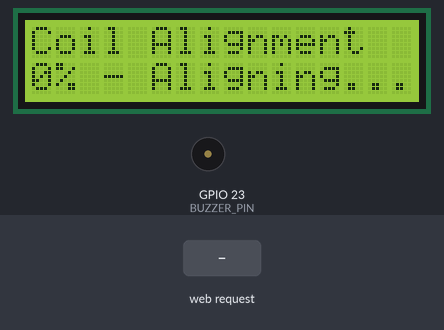
Recording of a sketch running on a simulated ESP32. Parts: 16×2 character LCD, buzzer (waves = sounding, pin HIGH). Inputs (shaded band) come from the test bench. WiFi joins after 1.5 s; servers stay silent unless stated; what the sketch prints to the serial monitor is not drawn.

Above: at 2.8 s.
2.9 s: HTTP request GET /update?percent=1 received
At 3.0 s:
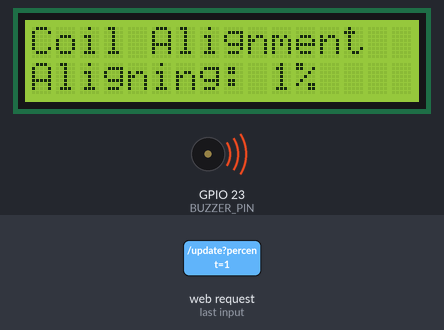
5.0 s: HTTP request GET /update?percent=0 received
At 5.9 s:
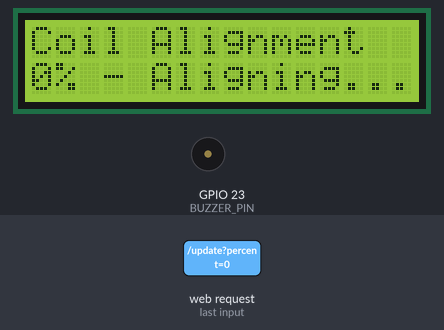
Timing chart, 0 to 8.0 s (numbered marks = the images above; inputs shaded):
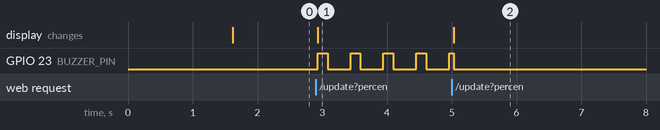

Measured:
- after the input at 2.9 s, GPIO 23 (BUZZER_PIN): alternates HIGH for 0.15 s and LOW for 0.36 s, starting at once; the display: changes at once (image 1)
- after the input at 5.0 s, the display: changes at once (image 2)

The sketch:

Node3_Car.ino
```cpp
/*
  VoltCharge Smart EV System — Node 3 (Electric Car)

  Board: ESP32 Dev Module
  Pin Configurations:
    - I2C LCD SDA   -> GPIO 21
    - I2C LCD SCL   -> GPIO 22
    - Buzzer Pin    -> GPIO 23 (Active HIGH)

  Dependencies:
    - LiquidCrystal_I2C Library
*/

#include <WiFi.h>
#include <WebServer.h>
#include <Wire.h>
#include <LiquidCrystal_I2C.h>

// Wi-Fi Credentials
const char* ssid = "Air";
const char* password = "99999999";

// Pin Declarations
const int BUZZER_PIN = 23;

// LCD Setup: 16 columns, 2 rows. Address 0x27 is standard.
LiquidCrystal_I2C lcd(0x27, 16, 2);

// State Variables
int alignmentPercent = 0;
bool longBeepTriggered = false;
bool longBeepActive = false;
unsigned long longBeepStartTime = 0;

// Intermittent Beep Variables (for 1% to 99% alignment)
unsigned long lastBeepToggleTime = 0;
bool buzzerState = false;
const int beepOnTime = 150;   // milliseconds buzzer is active during beep
const int beepOffTime = 350;  // milliseconds buzzer is silent during beep

WebServer server(80);

// Add CORS headers to response
void sendCORSHeaders() {
  server.sendHeader("Access-Control-Allow-Origin", "*");
  server.sendHeader("Access-Control-Allow-Methods", "GET,POST,OPTIONS");
  server.sendHeader("Access-Control-Allow-Headers", "Content-Type");
}

void handleOptions() {
  sendCORSHeaders();
  server.send(200, "text/plain", "");
}

// Update LCD screen contents based on alignment percentage
void updateLCD() {
  lcd.clear();
  lcd.setCursor(0, 0);
  lcd.print("Coil Alignment");

  lcd.setCursor(0, 1);
  if (alignmentPercent == 0) {
    lcd.print("0% - Aligning...");
  }
  else if (alignmentPercent == 100) {
    lcd.print("Aligned: 100%");
  }
  else {
    lcd.print("Aligning: ");
    lcd.print(alignmentPercent);
    lcd.print("%");
  }
}

// Endpoints
void handleStatus() {
  sendCORSHeaders();
  String json = "{\"status\":\"online\",\"alignment_pct\":" + String(alignmentPercent) + "}";
  server.send(200, "application/json", json);
}

void handleUpdate() {
  sendCORSHeaders();
  if (server.hasArg("percent")) {
    int newPercent = server.arg("percent").toInt();
    if (newPercent != alignmentPercent) {
      alignmentPercent = newPercent;
      updateLCD();
      Serial.print("Alignment updated: ");
      Serial.print(alignmentPercent);
      Serial.println("%");
    }
  }
  server.send(200, "application/json", "{\"status\":\"success\",\"alignment_pct\":" + String(alignmentPercent) + "}");
}

void setup() {
  Serial.begin(115200);

  // Pin Setup
  pinMode(BUZZER_PIN, OUTPUT);
  digitalWrite(BUZZER_PIN, LOW); // Start with buzzer OFF

  // LCD Initialize
  lcd.init();
  lcd.backlight();
  lcd.setCursor(0, 0);
  lcd.print("Connecting WiFi");
  lcd.setCursor(0, 1);
  lcd.print("Wait...");

  // Connect to Wi-Fi
  Serial.print("Connecting to Wi-Fi: ");
  Serial.println(ssid);
  WiFi.begin(ssid, password);
  while (WiFi.status() != WL_CONNECTED) {
    delay(500);
    Serial.print(".");
  }
  Serial.println("\nWi-Fi Connected!");
  Serial.print("IP Address: ");
  Serial.println(WiFi.localIP());

  // Web Server Routes Configuration
  server.on("/status", HTTP_GET, handleStatus);
  server.on("/status", HTTP_OPTIONS, handleOptions);

  server.on("/update", HTTP_GET, handleUpdate);
  server.on("/update", HTTP_OPTIONS, handleOptions);

  server.begin();
  Serial.println("Node 3 (Car) Server Started.");

  // Initial LCD update
  updateLCD();
}

void loop() {
  server.handleClient();

  unsigned long currentMillis = millis();

  // Buzzer Control Logic
  if (alignmentPercent == 0) {
    // 0% alignment -> Buzzer completely silent
    digitalWrite(BUZZER_PIN, LOW);
    buzzerState = false;
    longBeepTriggered = false;
    longBeepActive = false;
  }
  else if (alignmentPercent > 0 && alignmentPercent < 100) {
    // 1% to 99% alignment -> Intermittent Beeping
    longBeepTriggered = false;
    longBeepActive = false;

    int currentPeriod = buzzerState ? beepOnTime : beepOffTime;
    if (currentMillis - lastBeepToggleTime >= currentPeriod) {
      lastBeepToggleTime = currentMillis;
      buzzerState = !buzzerState;
      digitalWrite(BUZZER_PIN, buzzerState ? HIGH : LOW);
    }
  }
  else if (alignmentPercent == 100) {
    // 100% alignment -> 2-second continuous long beep, then silence
    if (!longBeepTriggered) {
      digitalWrite(BUZZER_PIN, HIGH);
      longBeepStartTime = currentMillis;
      longBeepTriggered = true;
      longBeepActive = true;
      Serial.println("Coil 100% Aligned! Triggering 2-second beep...");
    }
    else if (longBeepActive) {
      if (currentMillis - longBeepStartTime >= 2000) {
        digitalWrite(BUZZER_PIN, LOW);
        longBeepActive = false;
        Serial.println("2-second beep finished. Buzzer muted.");
      }
    }
    else {
      // Long beep has completed, ensure buzzer remains off
      digitalWrite(BUZZER_PIN, LOW);
    }
  }

  delay(10); // Quick loop resolution
}
```
